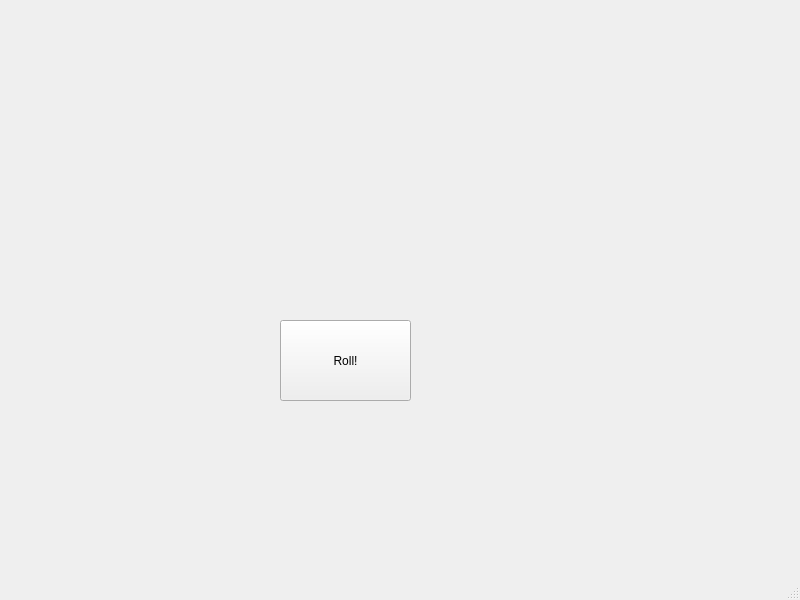
<?xml version="1.0" encoding="UTF-8"?>
<ui version="4.0">
 <class>MainWindow</class>
 <widget class="QMainWindow" name="MainWindow">
  <property name="geometry">
   <rect>
    <x>0</x>
    <y>0</y>
    <width>800</width>
    <height>600</height>
   </rect>
  </property>
  <property name="windowTitle">
   <string>MainWindow</string>
  </property>
  <widget class="QWidget" name="centralwidget">
   <widget class="QLabel" name="label">
    <property name="geometry">
     <rect>
      <x>140</x>
      <y>120</y>
      <width>211</width>
      <height>181</height>
     </rect>
    </property>
    <property name="text">
     <string/>
    </property>
   </widget>
   <widget class="QLabel" name="label_2">
    <property name="geometry">
     <rect>
      <x>380</x>
      <y>120</y>
      <width>231</width>
      <height>181</height>
     </rect>
    </property>
    <property name="text">
     <string/>
    </property>
   </widget>
   <widget class="QPushButton" name="pushButton">
    <property name="geometry">
     <rect>
      <x>280</x>
      <y>320</y>
      <width>131</width>
      <height>81</height>
     </rect>
    </property>
    <property name="text">
     <string>Roll!</string>
    </property>
   </widget>
  </widget>
  <widget class="QMenuBar" name="menubar">
   <property name="geometry">
    <rect>
     <x>0</x>
     <y>0</y>
     <width>800</width>
     <height>25</height>
    </rect>
   </property>
  </widget>
  <widget class="QStatusBar" name="statusbar"/>
 </widget>
 <resources/>
 <connections/>
</ui>
